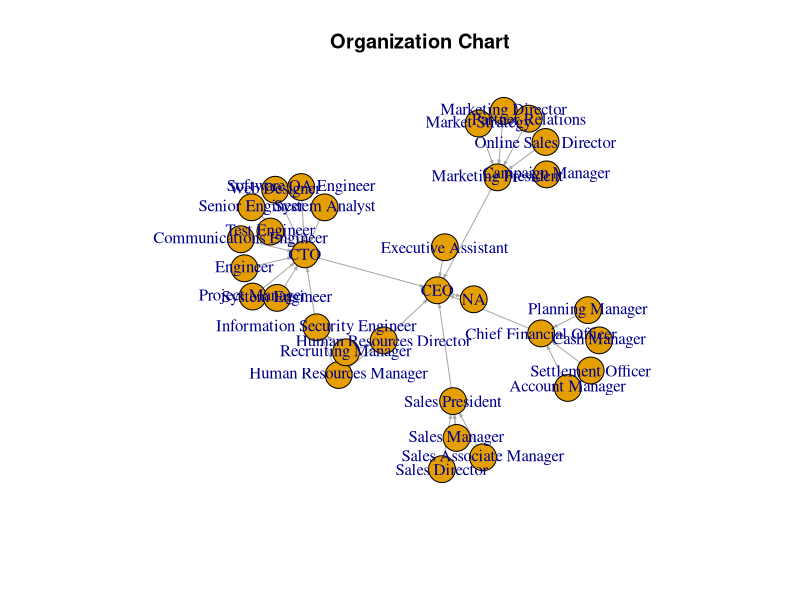
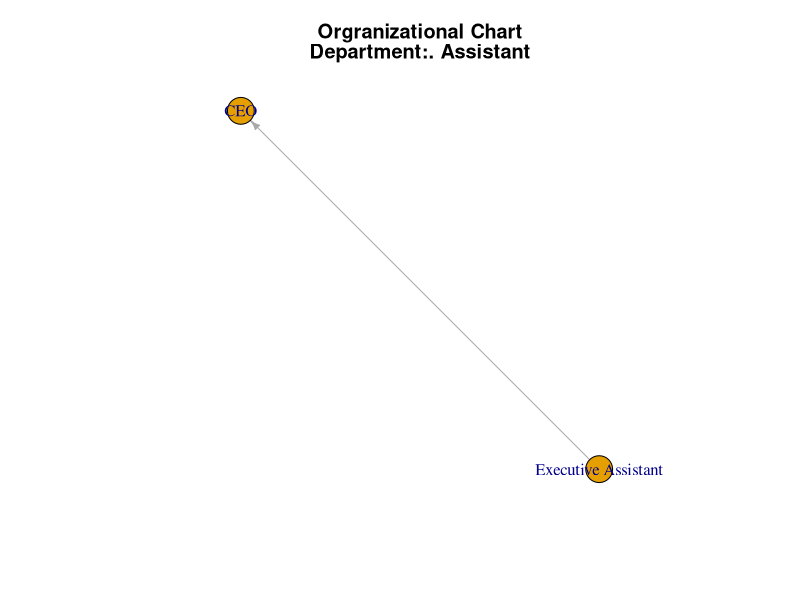
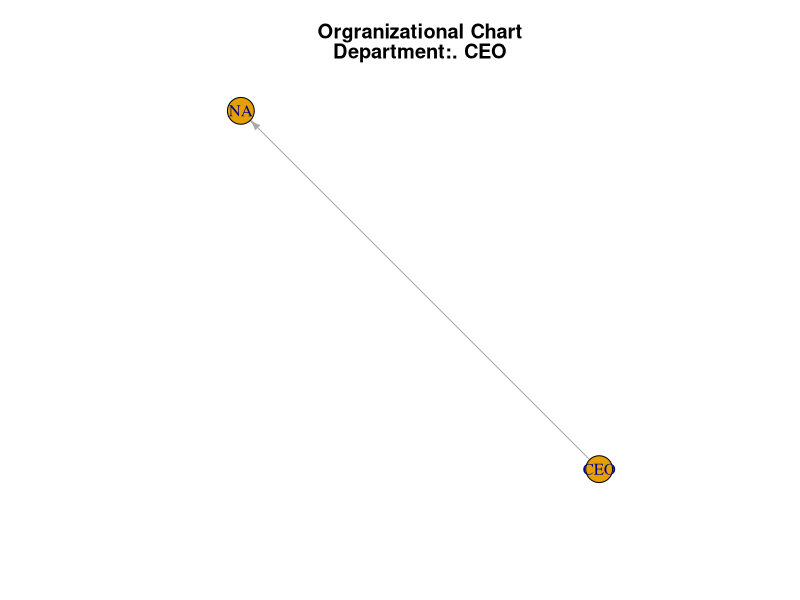
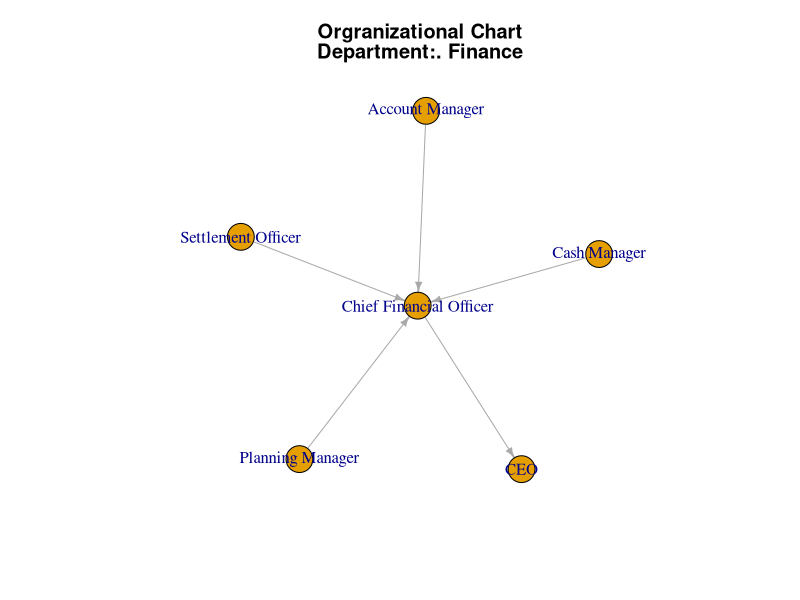
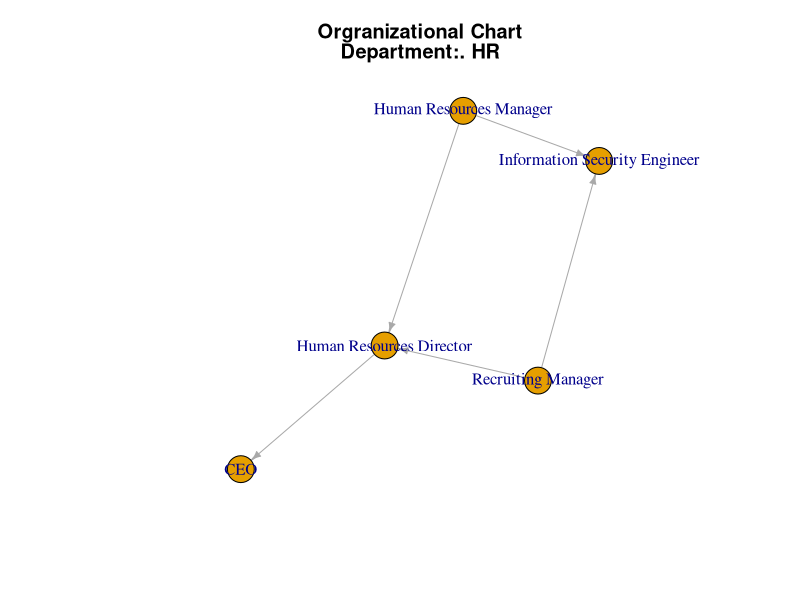
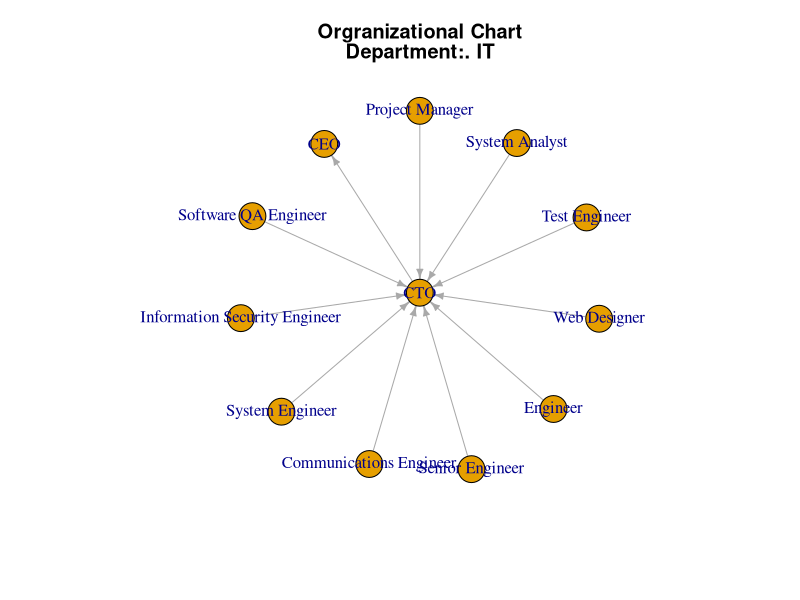
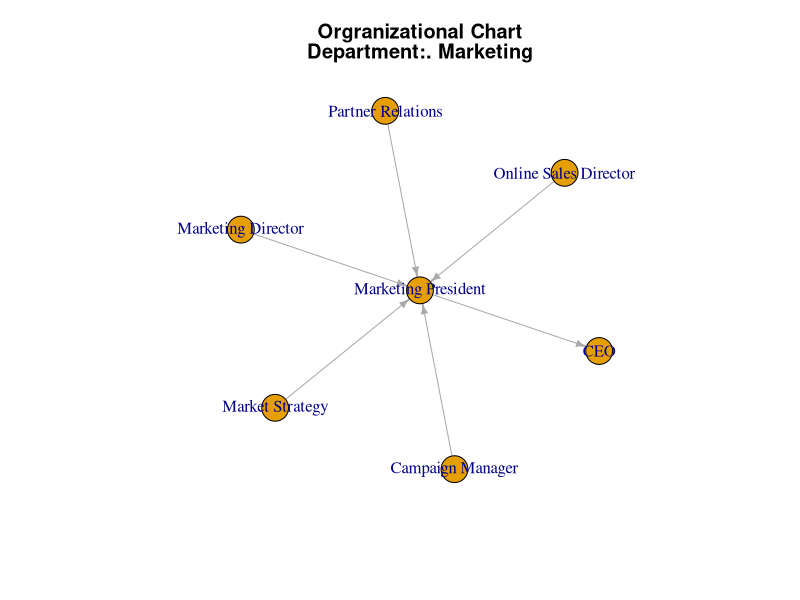
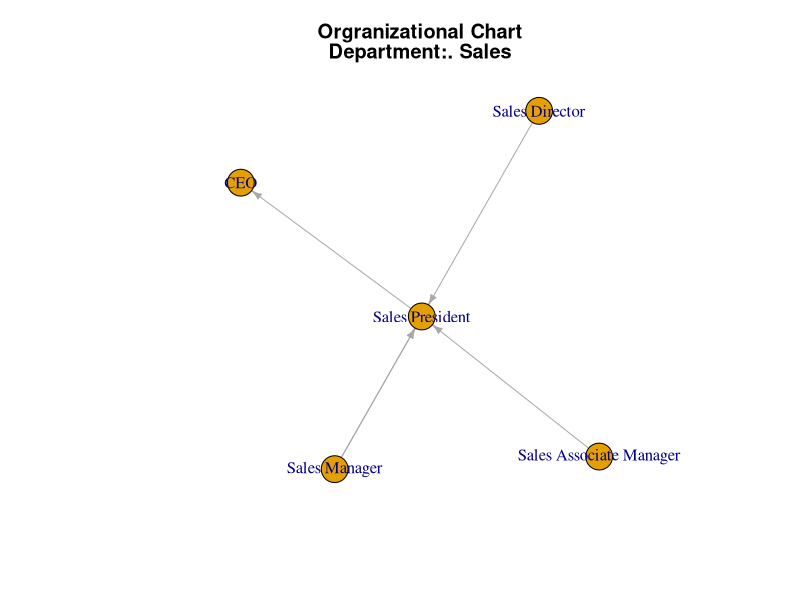

R code for these plots, in order:
setwd("~/GitHub/OrgChart")
library(igraph)

# read csv file
dataSrc <- read.csv("orgChartData.csv", header = T)
# create a lookup table
lookup <- dataSrc[,c("EmpName", "EmpTitle")]

# Use merge to lookup manager's titles
temp <- merge(dataSrc, lookup, Src, by.x = "EmpManager", by.y = "EmpName", all.x = T )
# Tweak the column names 
names(temp)[match(c("EmpTitle.x","EmpTitle.y"), names(temp))] <- c("EmpTitle", "MgrTitle")

# Create a subset and make sure EmpTitle and MgrTitle are first two columns
dataInput <- temp[c("EmpTitle", "MgrTitle","EmpName", "EmpManager", "EmpDept", "FloorNum")]
View(dataInput)

# Organization Chart Function
drawOrgChart <- function(dataInput){
  data_gf <- graph.data.frame(dataInput, directed = T)
  plot(data_gf,
       main = 'Organization Chart',
       vertex.label = V(data_gf)$Title,
       vertex.label.font = 15,
       vertex.size = 15,
       vertex.size2 = 30,
       edge.arrow.size=0.2, 
       edge.curved = F
  )
  dev.copy(png,file='OrgChart.png')
  dev.off()
}

# Draw Org Chart
drawOrgChart(dataInput)

# Draw Org Chart By Department

# Function for draw Org Chart By department
split_OrgChart <- function(df){
  # Split dataset with split function
  df_split <- split(df,df$EmpDept)
  # Get the length of splitted dataset
  len <- length(unique(df$EmpDept))
  for(i in 1:len){
    df_gf <- graph.data.frame(df_split[[i]],directed=T)
    plot(df_gf, 
      main = c('Orgranizational Chart',paste('Department:.',df_split[[i]][1,5])),
      edge.arrow.size=0.5, 
      edge.curved = F)
  dev.copy(png,file=paste('Department: ', df_split[[i]][1,5],'.png'))
  dev.off()
  }
}

split_OrgChart(dataInput)
